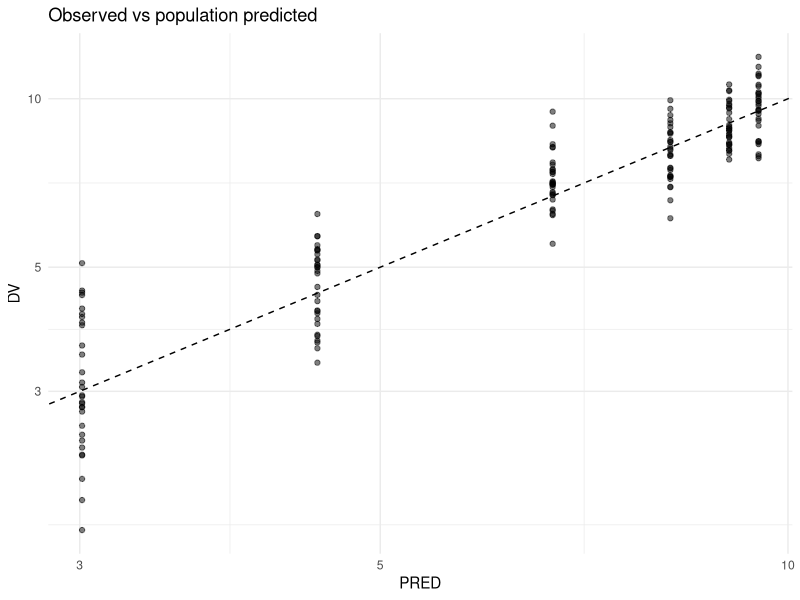
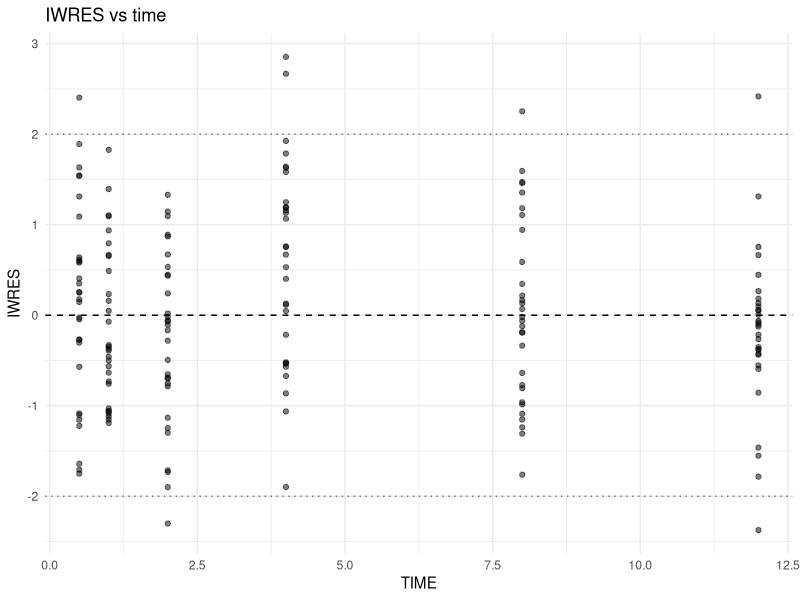
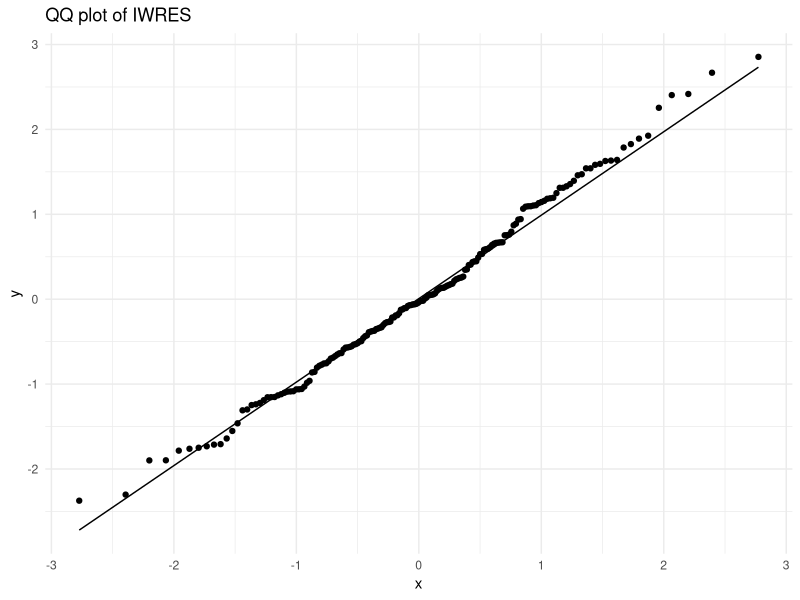

Here is the R script that generated these plots, in order:
# Population PK Model Evaluation
# Extracted executable R code from 31-model-evaluation.qmd
# Generated by scripts/extract_code.R — do not edit by hand.
# Regenerate: Rscript scripts/extract_code.R   (book repo)
#             Rscript scripts/extract_code.R --standalone   (bundle)
# Working directory: run from the repository root (data/ paths are relative).

# ----------------------------------------------------------------------
# Section: Simulated Residuals and GOF in R
# ----------------------------------------------------------------------
set.seed(20260731)
library(dplyr)
library(ggplot2)
library(tidyr)

# Simulate population PK
n_sub <- 30
times <- c(0.5, 1, 2, 4, 8, 12)
CL_pop <- 5; V_pop <- 50; D <- 500
omega <- 0.25; prop_sd <- 0.10

sim <- expand_grid(ID = 1:n_sub, TIME = times) |>
  mutate(
    CL = CL_pop * exp(rnorm(n_sub, 0, omega)[ID]),
    V  = V_pop,
    k  = CL / V,
    IPRED = (D / V) * exp(-k * TIME),
    PRED  = (D / V_pop) * exp(-(CL_pop / V_pop) * TIME)
  ) |>
  mutate(
    DV = IPRED * exp(rnorm(n(), 0, prop_sd))
  )

# Approximate IWRES under proportional error (not CWRES)
sim <- sim |>
  mutate(
    IWRES = (DV - IPRED) / (IPRED * prop_sd),
    # Approximate population residual (PRED scale; informal teaching aid)
    PWRES = (DV - PRED) / (PRED * prop_sd)
  )

p1 <- ggplot(sim, aes(PRED, DV)) +
  geom_point(alpha = 0.5) +
  geom_abline(slope = 1, intercept = 0, linetype = 2) +
  scale_x_log10() + scale_y_log10() +
  labs(title = "Observed vs population predicted") +
  theme_minimal()

p2 <- ggplot(sim, aes(TIME, IWRES)) +
  geom_point(alpha = 0.5) +
  geom_hline(yintercept = 0, linetype = 2) +
  geom_hline(yintercept = c(-2, 2), linetype = 3, alpha = 0.5) +
  labs(title = "IWRES vs time") +
  theme_minimal()

p3 <- ggplot(sim, aes(sample = IWRES)) +
  stat_qq() + stat_qq_line() +
  labs(title = "QQ plot of IWRES") +
  theme_minimal()

# Display side by side (patchwork optional; use grid)
print(p1)
print(p2)
print(p3)
